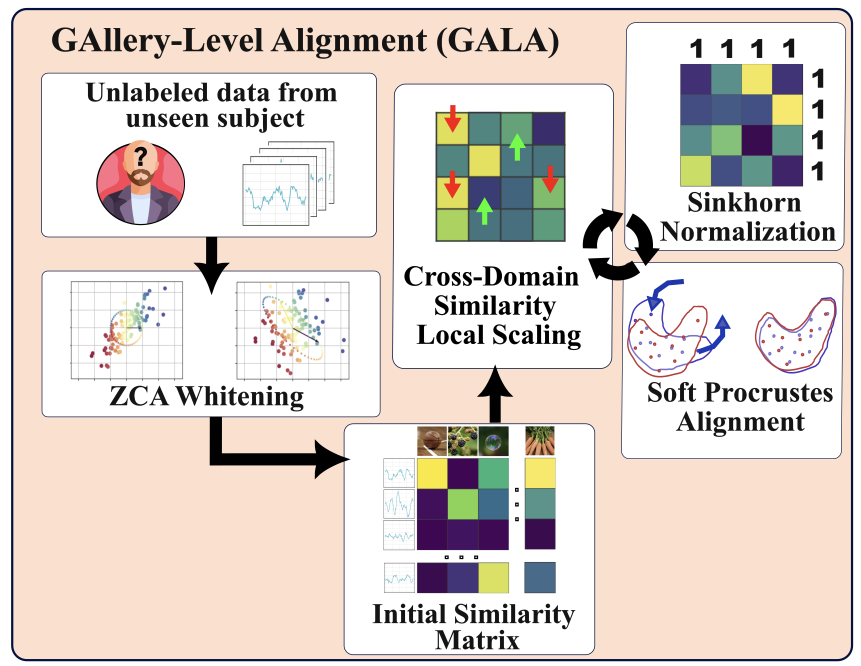
#> input picture CVPR_paper/figures/GALA.png, 1722 x 1332 px, found by its file name (shown at 1/2 size)
$ python edit_gala_png.py
#> lines starting #> are read from the running program, lines starting #| are printed output that depends on the picture; after the words box and inside, x2 and y2 are one past the last pixel; in counts of white or black regions, pixels touching at a corner belong together
"""GALA diagram for the final method (2026-11-17): edits a copy of figures/GALA.png (no editable source exists).
  - Sinkhorn panel: the uniform column marginals "1 1 1 1" become estimated masses b_1 ... b_4 (rows keep mass 1)
  - the canvas grows downwards by a full-width panel "4) Refine alignment with new queries": queries arrive along a
    time axis (thumbnails = crops of the traces of panel 1), the new query (blue frame) feeds the CSLS -> Sinkhorn ->
    Procrustes cycle (arrow up through the gap between the CSLS and Procrustes boxes), future queries are dashed, and
    the weight of the buffer against the zero-shot prior, alpha_t = t / (t + n0), rises under the axis
Writes figures/GALA_v2.png.  usage: edit_gala_png.py
"""
import numpy as np
from PIL import Image, ImageDraw, ImageFont

F = 'CVPR_paper/figures/'
LS = '/usr/share/fonts/truetype/liberation/'
WHITE, INK, NAVY, BLUE, GREY = (255, 255, 255, 255), (0, 0, 0, 255), (4, 17, 62, 255), (42, 120, 214, 255), (150, 150, 150, 255)
src = Image.open(F + 'GALA.png').convert('RGBA')
#> src is the input picture: PIL image 1722x1332 RGBA; mean R, G, B, A 222.4, 212.8, 206.2, 255

# canvas grows by DY rows: content rows 0-1229 unchanged; the outer frame starts curving into its bottom corners at
# y = 1218, so its sides (x < 70, x >= 1756) are continued straight from row 1200 and its bottom (corners from y = 1215,
# straight edge from y = 1230) is moved down by DY; the new rows are background
DY, CUT, L, R = 370, 1230, 70, 1756
a = np.array(src)
h = len(a)
#> h = 1332
out = np.empty((h + DY, a.shape[1], 4), a.dtype)
out[:CUT] = a[:CUT]
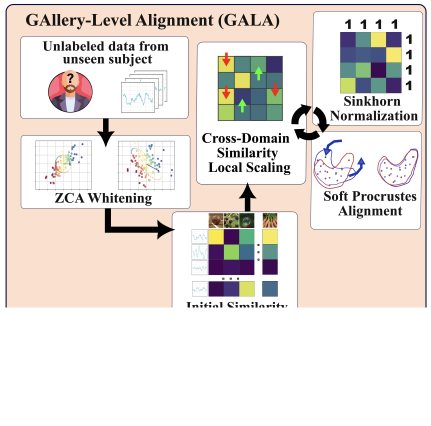
#> out: shape (1702, 1722, 4) (shown at 1/4 size); mean R, G, B, A 160.2, 153.6, 148.9, 184.3; transparent parts drawn white
out[1215:CUT + DY, :L], out[1215:CUT + DY, R:] = a[1200, :L], a[1200, R:]
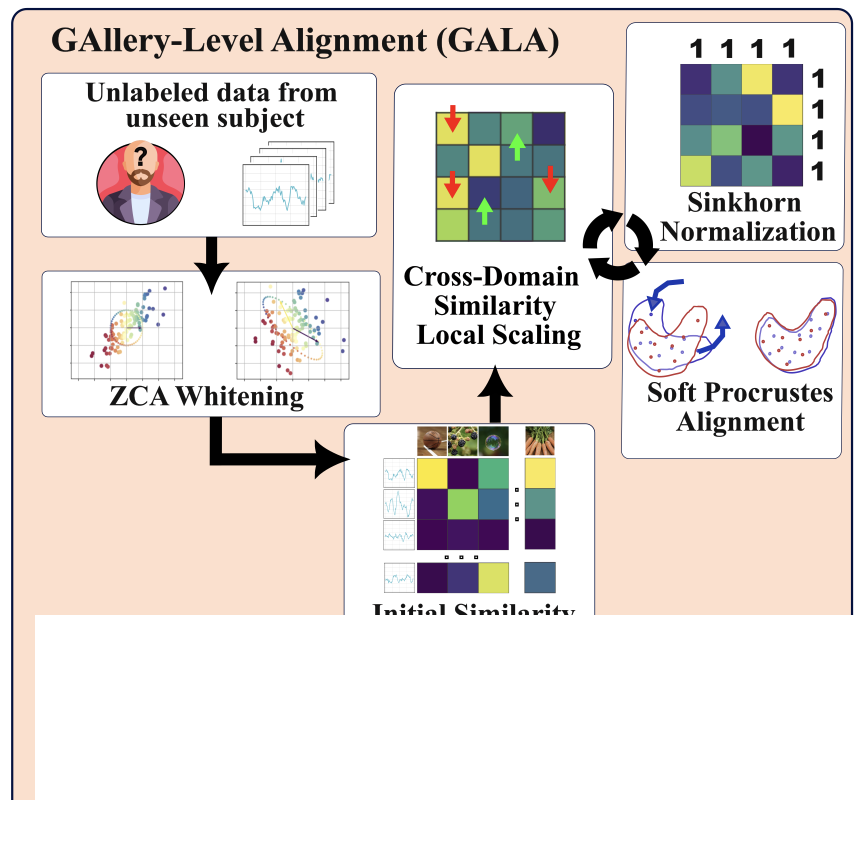
#> out: shape (1702, 1722, 4) (shown at 1/2 size); 0.88% of pixels changed, all inside (x1, y1, x2, y2) = (0, 1230, 70, 1600); transparent parts drawn white
out[CUT:CUT + DY, L:R] = (250, 224, 206, 255)
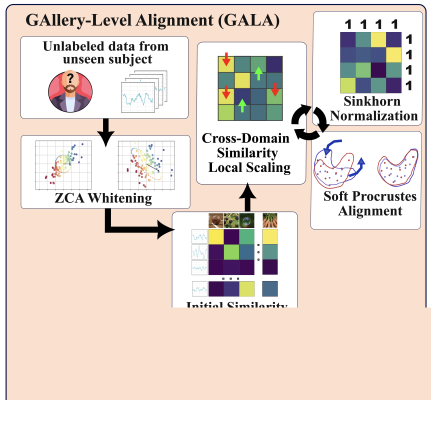
#> out: shape (1702, 1722, 4) (shown at 1/4 size); mean R, G, B, A 214.4, 202.3, 193.8, 239.7; transparent parts drawn white
out[1215 + DY:, :L], out[1215 + DY:, R:] = a[1215:, :L], a[1215:, R:]
out[CUT + DY:, L:R] = a[CUT:, L:R]
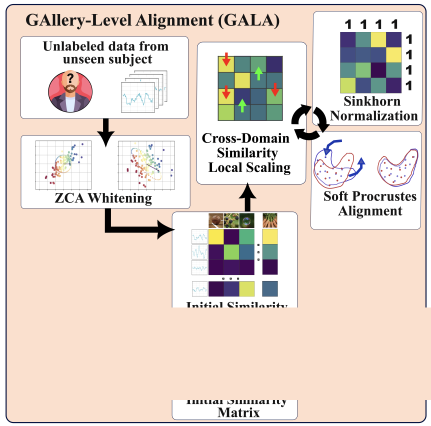
#> out: shape (1702, 1722, 4) (shown at 1/4 size); mean R, G, B, A 228.3, 215.2, 206.2, 255
im = Image.fromarray(out)
d = ImageDraw.Draw(im)

# 1. column marginals: erase "1 1 1 1" (bbox x 1481-1661, y 480-513) and write b_1 .. b_4 over the four columns
d.rectangle((1470, 470, 1690, 522), fill=WHITE)
fb = ImageFont.truetype(LS + 'LiberationSerif-BoldItalic.ttf', 50)
fs = ImageFont.truetype(LS + 'LiberationSerif-Bold.ttf', 28)
for j, cx in enumerate((1489, 1543, 1597, 1650)):
    w = d.textlength('b', font=fb) + d.textlength(str(j + 1), font=fs)
    x0 = cx - w / 2
    d.text((x0, 507), 'b', font=fb, fill=INK, anchor='ls')
    d.text((x0 + d.textlength('b', font=fb), 515), str(j + 1), font=fs, fill=INK, anchor='ls')
#> this loop made 4 passes
#> x0 on passes 1 to 4: 1469.5, 1523.5, 1577.5, 1630.5

# 2. panel 4, aligned with panel 3 (left edge x = 83) and panel 2 (right edge x = 1753)
box = (83, 1246, 1753, 1588)
d.rounded_rectangle(box, radius=24, fill=WHITE, outline=NAVY, width=2)
d.text((box[0] + 22, 1308), '4) Refine alignment with new queries', font=ImageFont.truetype(LS + 'LiberationSerif-Bold.ttf', 52),
       fill=INK, anchor='ls')  # left-aligned (user)
traces = [src.crop((433, 243, 564, 364)), src.crop((695, 258, 826, 356))]  # interiors only: the frames are redrawn
W, H, TOP = 104, 94, 1336
XNEW = 1349 - W // 2  # the new query sits under the gap between the CSLS and Procrustes boxes
past = [200 + i * 122 for i in range(8)]
for i, x in enumerate(past + [XNEW]):
    im.paste(traces[i % 2].resize((W, H), Image.LANCZOS), (x, TOP))
    d.rectangle((x - 1, TOP - 1, x + W, TOP + H), outline=(40, 40, 40, 255), width=2)
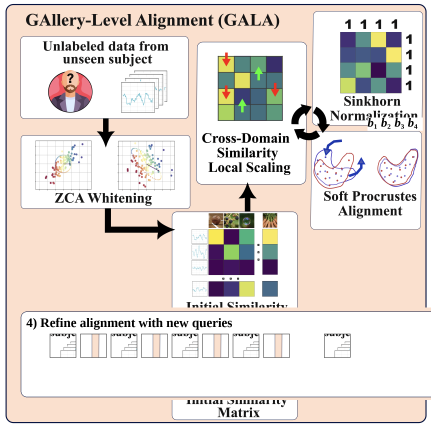
#> im: PIL image 1722x1702 RGBA (shown at 1/4 size); mean R, G, B, A 226.8, 218.7, 213.2, 255
d.rectangle((XNEW - 5, TOP - 5, XNEW + W + 4, TOP + H + 4), outline=BLUE, width=6)
d.text(((past[-1] + W + XNEW) / 2, TOP + H / 2 + 12), '...', font=ImageFont.truetype(LS + 'LiberationSerif-Bold.ttf', 56), fill=INK, anchor='ms')
for x in (XNEW + 150, XNEW + 272):  # queries still to come: dashed frames
    for (xa, ya, xb, yb) in ((x, TOP, x + W, TOP), (x, TOP + H, x + W, TOP + H), (x, TOP, x, TOP + H), (x + W, TOP, x + W, TOP + H)):
        n = int(max(abs(xb - xa), abs(yb - ya)) // 14)
        for s in range(0, n, 2):
            d.line((xa + (xb - xa) * s / n, ya + (yb - ya) * s / n, xa + (xb - xa) * (s + 1) / n, ya + (yb - ya) * (s + 1) / n), fill=GREY, width=3)

# time axis and alpha_t = t / (t + n0)
X0, X1, YB, YT = 200, 1690, 1556, 1452
t = np.linspace(0, 1, 300)
at = t * 5 / (t * 5 + 1)
d.line(list(zip(X0 + t * (X1 - X0), YB - at * (YB - YT))), fill=BLUE, width=7)
d.line((X0, YB, X1 + 10, YB), fill=INK, width=4)
d.polygon(((X1 + 30, YB), (X1 + 8, YB - 11), (X1 + 8, YB + 11)), fill=INK)
fi = ImageFont.truetype(LS + 'LiberationSerif-BoldItalic.ttf', 50)
fsub = ImageFont.truetype(LS + 'LiberationSerif-BoldItalic.ttf', 32)
fa, fasub = ImageFont.truetype(LS + 'LiberationSerif-BoldItalic.ttf', 75), ImageFont.truetype(LS + 'LiberationSerif-BoldItalic.ttf', 48)  # alpha_t 1.5x (user)
d.text((X1 + 36, YB + 14), 't', font=fi, fill=INK, anchor='ls')
d.text((104, 1514), 'α', font=fa, fill=BLUE, anchor='ls')
d.text((104 + d.textlength('α', font=fa), 1532), 't', font=fasub, fill=BLUE, anchor='ls')
# the current time: dashed line from the new query down to the axis, dot on the curve
xc = 1349
tc = (xc - X0) / (X1 - X0)
yc = YB - tc * 5 / (tc * 5 + 1) * (YB - YT)
for y in range(TOP + H + 8, YB, 16):
    d.line((xc, y, xc, min(y + 8, YB)), fill=BLUE, width=3)
d.ellipse((xc - 10, yc - 10, xc + 10, yc + 10), fill=BLUE)

# arrow from the new query up into the cycle, through the gap between the CSLS and Procrustes boxes
d.line((xc, TOP - 8, xc, 945), fill=INK, width=8)
d.polygon(((xc, 920), (xc - 15, 948), (xc + 15, 948)), fill=INK)
im.save(F + 'GALA_v2.png')
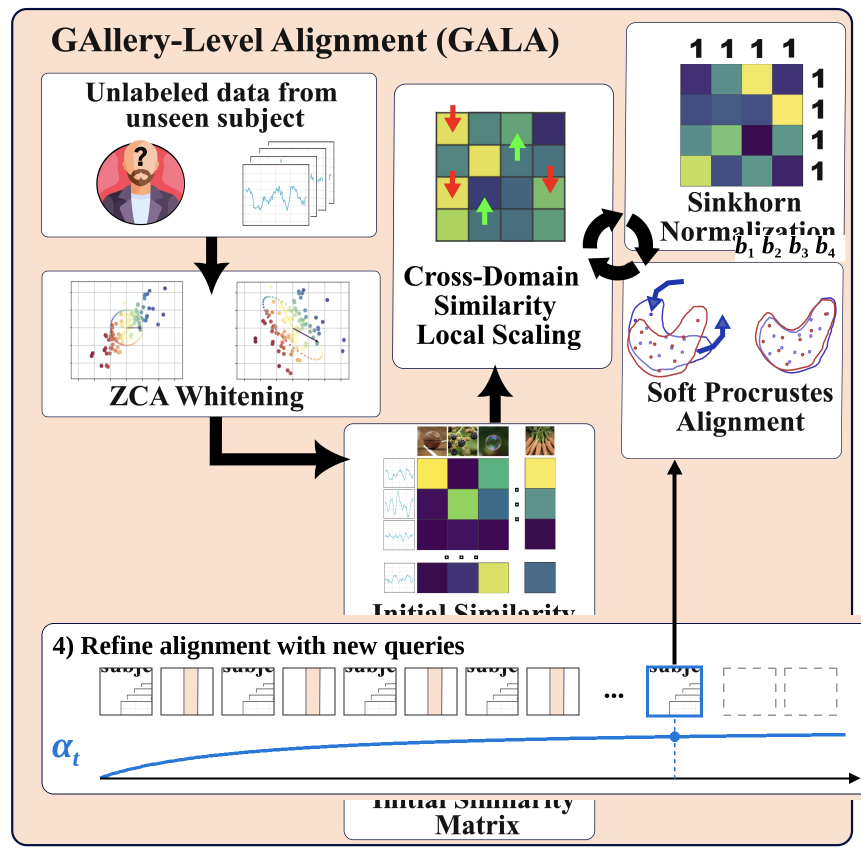
#> saved as GALA_v2.png: PIL image 1722x1702 RGBA (shown at 1/2 size); mean R, G, B, A 224.9, 217.2, 212.2, 255

$ run again, with CVPR_paper/figures/pipeline.png copied over CVPR_paper/figures/GALA.png
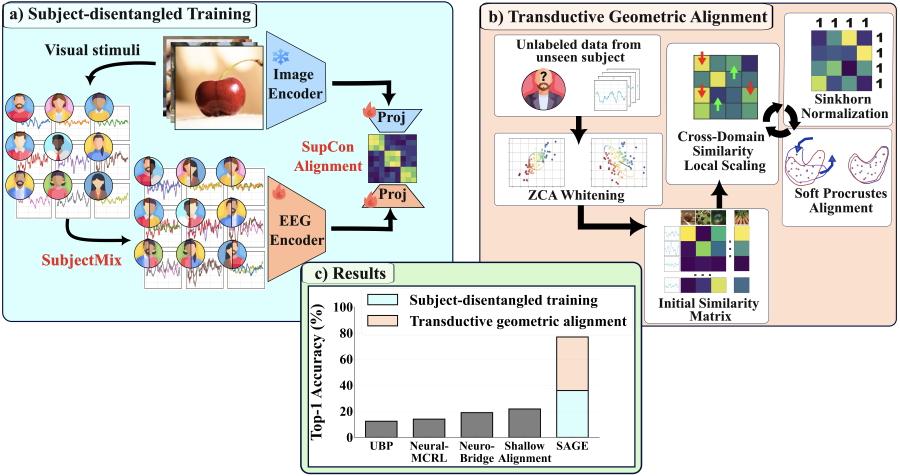
#> input picture CVPR_paper/figures/pipeline.png, 2698 x 1428 px, found by its file name (shown at 1/3 size)
#> src is the input picture: PIL image 2698x1428 RGBA; mean R, G, B, A 222.8, 224.9, 221.9, 255
#> h = 1428
#> `out[CUT + DY:, L:R] = a[CUT:, L:R]`:
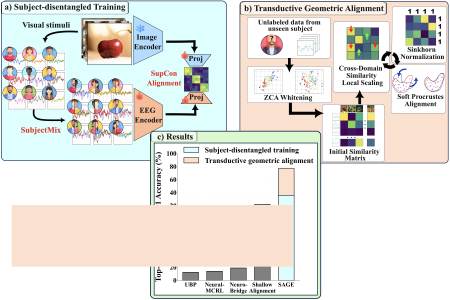
#> out: shape (1798, 2698, 4) (shown at 1/6 size); mean R, G, B, A 228.5, 226.9, 222.2, 255
#> the loop `for j, cx in enumerate((1489, 1543, 1597, 1650)):` made 4 passes
#> x0 on passes 1 to 4: 1469.5, 1523.5, 1577.5, 1630.5
#> `im.save(F + 'GALA_v2.png')`:
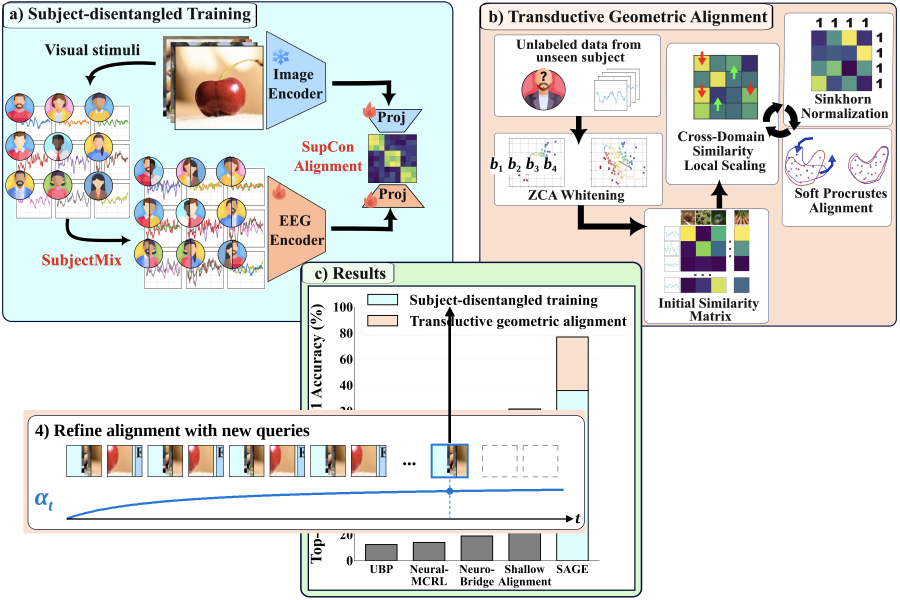
#> saved as GALA_v2.png: PIL image 2698x1798 RGBA (shown at 1/3 size); mean R, G, B, A 225.5, 226.9, 224.4, 255

$ run again, with CVPR_paper/figures/stream_grid_linear.png copied over CVPR_paper/figures/GALA.png
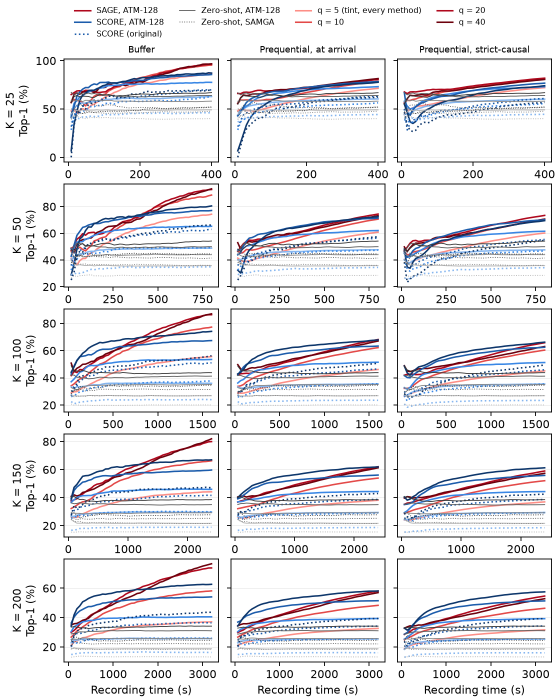
#> input picture CVPR_paper/figures/stream_grid_linear.png, 1120 x 1400 px, found by its file name (shown at 1/2 size)
#> src is the input picture: PIL image 1120x1400 RGBA; mean R, G, B, A 231.8, 230.7, 233.8, 255
#> h = 1400
#> `out[CUT + DY:, L:R] = a[CUT:, L:R]`:
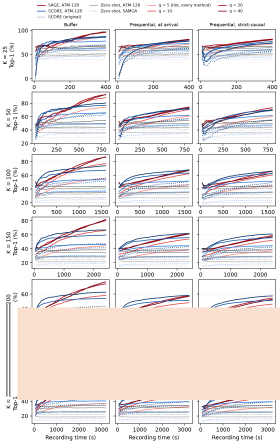
#> out: shape (1770, 1120, 4) (shown at 1/4 size); mean R, G, B, A 235.4, 229.4, 228.4, 255
#> the loop `for j, cx in enumerate((1489, 1543, 1597, 1650)):` made 4 passes
#> x0 on passes 1 to 4: 1469.5, 1523.5, 1577.5, 1630.5
#> `im.save(F + 'GALA_v2.png')`:
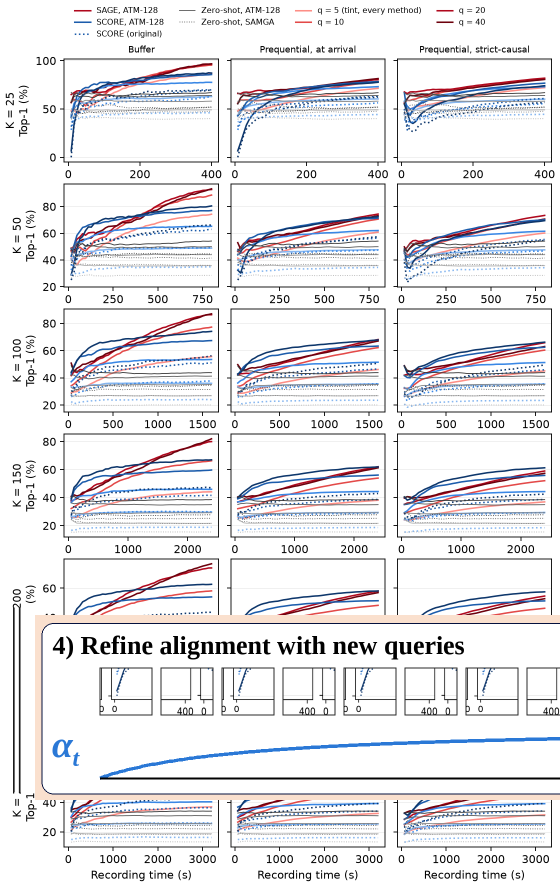
#> saved as GALA_v2.png: PIL image 1120x1770 RGBA (shown at 1/2 size); mean R, G, B, A 231.8, 230.8, 233.5, 255
